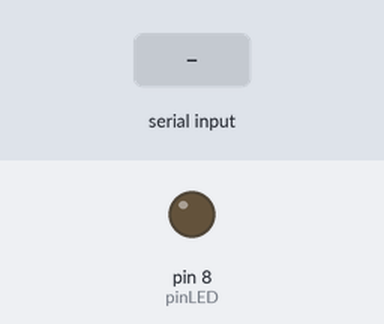
A sketch run on a simulated Arduino Uno, built with avr-gcc and run on an emulated ATmega328P. Parts: output pins drawn as LEDs (lit = HIGH). The test bench sets the inputs (shaded band).

Above: at 1.2 s.
1.3 s: "1" received over Serial
At 1.9 s:
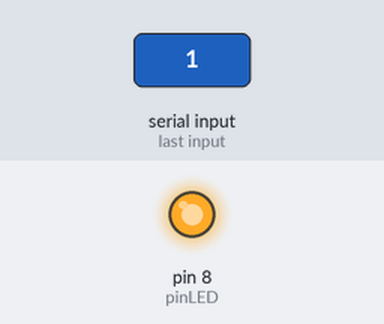
2.8 s: "0" received over Serial
At 4.2 s:
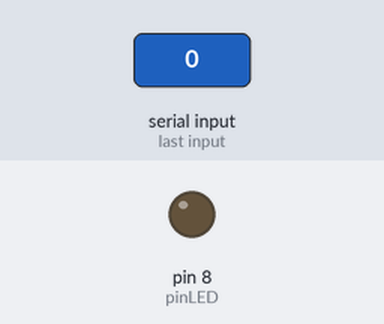
Timing chart, 0 to 5.8 s (numbered marks = the images above; inputs shaded):
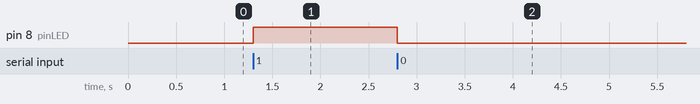

The sketch:

ligaLEDSerial.ino
```cpp
#define pinLED 8

void setup()
{
  Serial.begin(9600);
  pinMode(pinLED, OUTPUT);
}

void loop()
{
  if (Serial.available())
  {
    char lido = char(Serial.read());

    if (lido == '0') digitalWrite(pinLED, LOW);
    if (lido == '1') digitalWrite(pinLED, HIGH);
  }
}
```

Measured:
- after the input at 1.3 s, pin 8 (pinLED): LOW → HIGH at once
- after the input at 2.8 s, pin 8 (pinLED): HIGH → LOW at once
